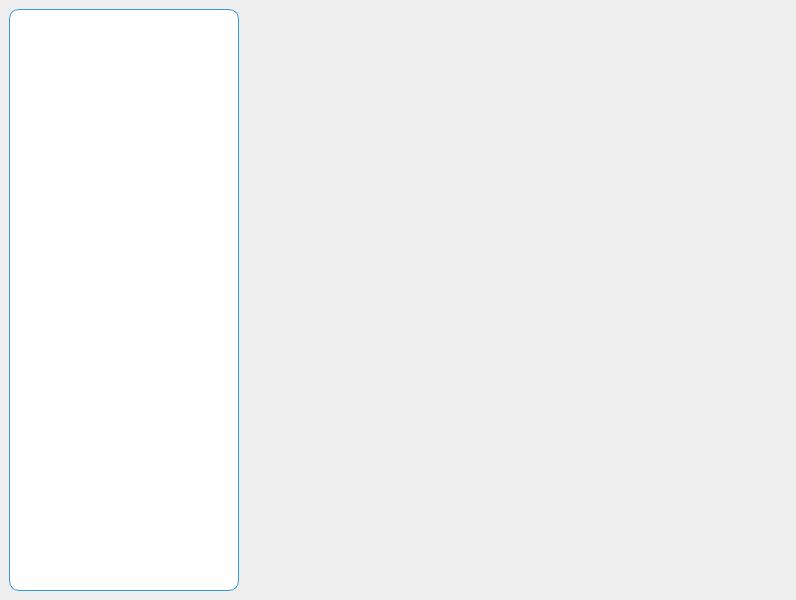
<?xml version="1.0" encoding="UTF-8"?>
<ui version="4.0">
 <class>MainWindow</class>
 <widget class="QMainWindow" name="MainWindow">
  <property name="geometry">
   <rect>
    <x>0</x>
    <y>0</y>
    <width>796</width>
    <height>600</height>
   </rect>
  </property>
  <property name="windowTitle">
   <string>MainWindow</string>
  </property>
  <property name="styleSheet">
   <string notr="true">            #sideBar {
                background-color: white;
                border: 1px solid #3498db;
                border-radius: 10px;
                padding: 5px
            }
            #sideBar::item {
                border: 0px solid #3498db;
                border-radius: 10px;
            }
            #sideBar::item:selected {
                background-color: pink;  /* 选中项的背景颜色 */
                color: white;  /* 选中项的文字颜色 */
            }
            #sideBar::item:hover {
                background-color: #85c1e9;  /* 悬停项的背景颜色 */
            }</string>
  </property>
  <widget class="QWidget" name="centralwidget">
   <layout class="QHBoxLayout" name="horizontalLayout" stretch="0,0">
    <item>
     <layout class="QVBoxLayout" name="sideBarLayout">
      <item>
       <widget class="QListWidget" name="sideBar">
        <property name="sizePolicy">
         <sizepolicy hsizetype="Fixed" vsizetype="Expanding">
          <horstretch>0</horstretch>
          <verstretch>0</verstretch>
         </sizepolicy>
        </property>
        <property name="minimumSize">
         <size>
          <width>230</width>
          <height>0</height>
         </size>
        </property>
        <property name="maximumSize">
         <size>
          <width>230</width>
          <height>16777215</height>
         </size>
        </property>
       </widget>
      </item>
     </layout>
    </item>
    <item>
     <layout class="QVBoxLayout" name="stackedLayout">
      <item>
       <widget class="QStackedWidget" name="stackedWidget"/>
      </item>
     </layout>
    </item>
   </layout>
  </widget>
 </widget>
 <resources/>
 <connections/>
</ui>
